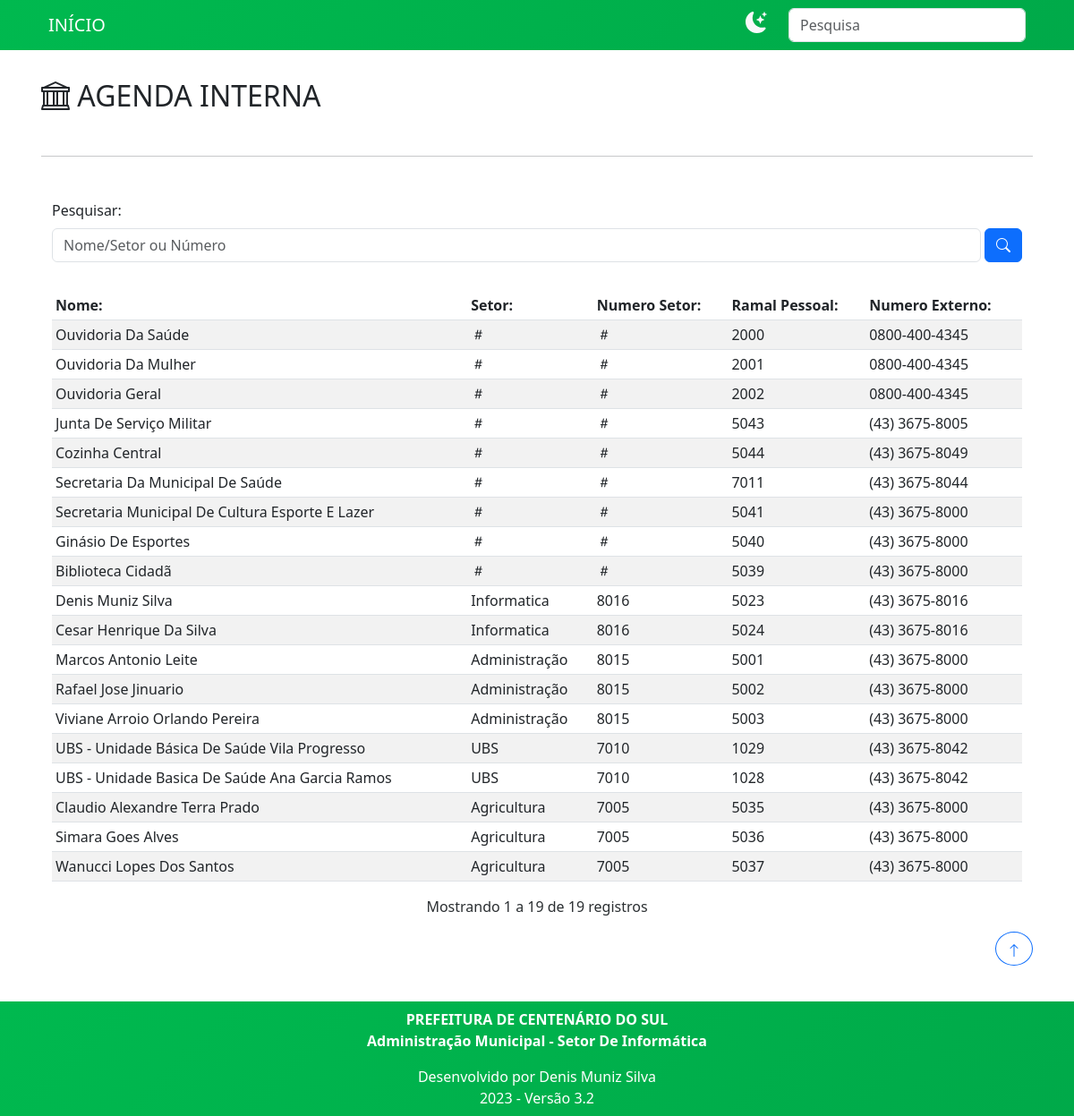
/agenda/, run on an earlier commit of the app's database.
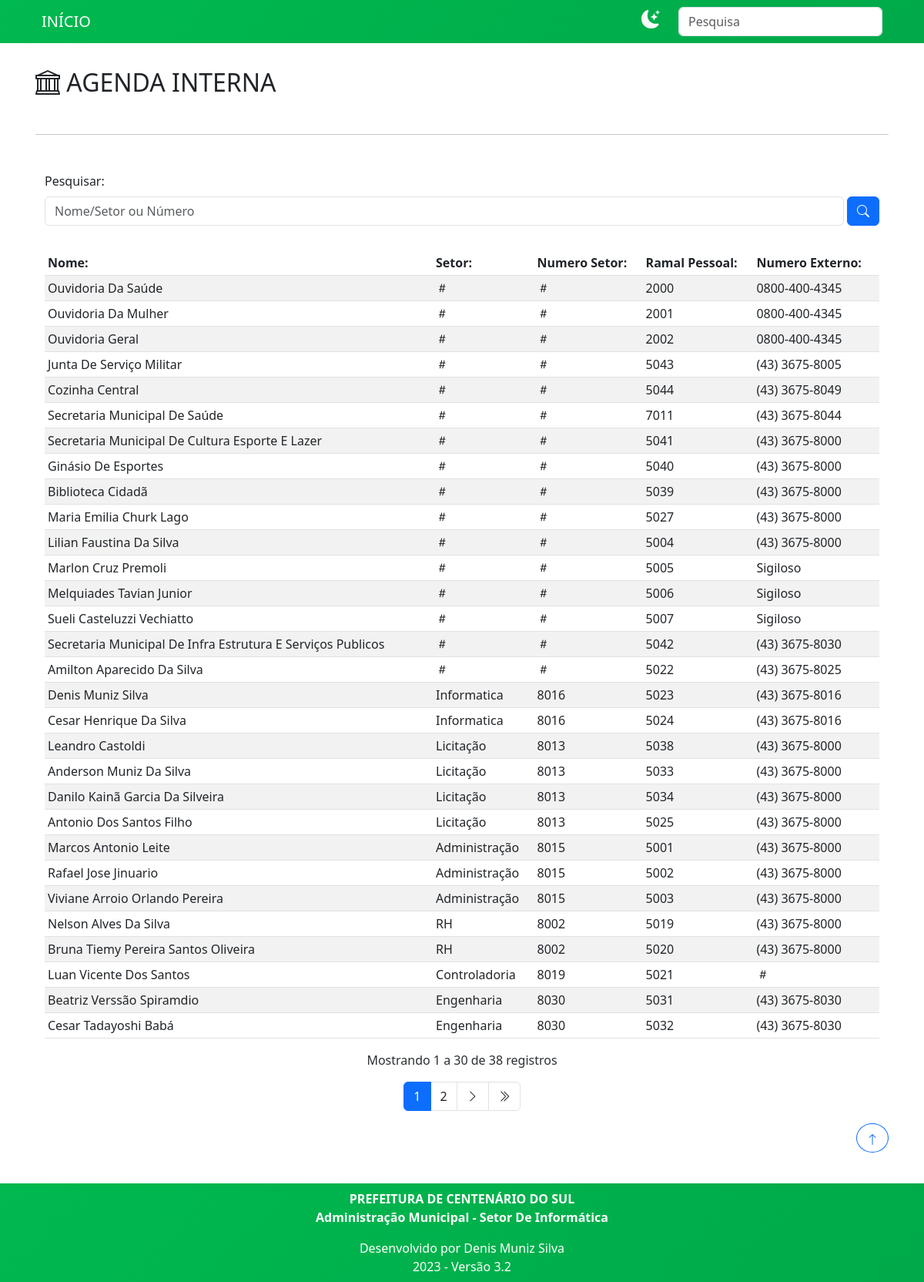
And on a later commit of the database.
### agenda/models.py (models this page shows, shortened)
class Agenda(models.Model):
    data = models.DateTimeField(auto_now_add=True, verbose_name=_('Data'))
    grupo = models.ForeignKey(Grupo, on_delete=models.PROTECT, verbose_name=_('Agenda'), null=True, blank=True)
    pessoa = models.CharField(max_length=200, verbose_name=_('Pessoa'))
    numero_interno = models.CharField(max_length=20, verbose_name=_('Numero Interno'))
    numero_externo = models.CharField(max_length=20, verbose_name=_('Numero Externo'), null=True, blank=True)

class Grupo(models.Model):
    data = models.DateTimeField(auto_now_add=True, verbose_name=_('Data'))
    grupo = models.CharField(max_length=200, verbose_name=_('Grupo'))
    numero = models.CharField(max_length=5, verbose_name=_('Numero'))

### agenda/views.py (the view, shortened to what this page needs)
# urls.py: path('agenda/', v_Agenda.as_view(), name='Agenda'),
class v_Agenda(ListView):
    paginate_by = 30
    model = Agenda
    template_name = 'agenda/index.html'
    def get_queryset(self):
        queryset = super().get_queryset()
        query = self.request.GET.get('q')
        queryset = queryset.order_by('grupo')
        return queryset

### agenda/templates/agenda/index.html (shortened to what this page needs)
{% extends 'base.html' %}
{% load static %}
{% block pagina %}
<h2 class="mt-3 mb-5">
    <i class="bi bi-bank"></i>
    AGENDA INTERNA
</h2>
<hr class="pesquisa mt-5 mb-5">
<div class="container">
    <form method="get">
        <div class="row mb-3">
            <label for="busca" class="form-label">Pesquisar:</label>
            <div class="d-flex align-items-end" id="busca">
                <input type="text" name="q" value="{{ request.GET.q }}" placeholder="Nome/Setor ou Número"
                    class="form-control me-1">
                <button type="submit" title="Pesquisar Registros" class="btn btn-primary">
                    <i class="bi bi-search" id="lupacep"></i>
                </button>
            </div>
        </div>
    </form>
    <div class="table-responsive">
        <table class="table table-sm table-striped mt-3">
            <thead>
                <tr>
                    <th scope="col">Nome:</th>
                    <th scope="col">Setor:</th>
                    <th scope="col">Numero Setor:</th>
                    <th scope="col">Ramal Pessoal:</th>
                    <th scope="col">Numero Externo:</th>
                </tr>
            </thead>
            <tbody>
                {% for item in object_list %}
                <tr>
                    <td class="text-capitalize">
                        {{ item.pessoa }}
                    </td>
                    <td>
                        {% if item.grupo.grupo %}
                            {{ item.grupo.grupo }}
                        {% else %}
                            <i class="bi bi-hash"></i>
                        {% endif %}
                    </td>
                    <td>
                        {% if item.grupo.numero %}
                            {{ item.grupo.numero }}
                        {% else %}
                            <i class="bi bi-hash"></i>
                        {% endif %}
                    </td>
                    <td>
                        {% if item.numero_interno %}
                            {{ item.numero_interno }}
                        {% else %}
                            <i class="bi bi-hash"></i>
                        {% endif %}
                    </td>
                    <td>
                        {% if item.numero_externo %}
                            {{ item.numero_externo }}
                        {% else %}
                            <i class="bi bi-hash"></i>
                        {% endif %}
                    </td>
                </tr>
                {% endfor %}
            </tbody>
        </table>
    </div>
</div>
{% if page_obj.paginator.count > 0 %}
    <div class="text-center fw-lighter text-secondary-emphasis mb-3">
        Mostrando {{ page_obj.start_index }} a {{ page_obj.end_index }} de {{ page_obj.paginator.count }} registros
    </div>
{% endif %}
{% if paginator.num_pages > 1 %}
<nav class="container d-flex justify-content-center">
    <ul class="pagination">
        {% for i in page_obj.paginator.page_range %}
        {% if page_obj.number == i %}
            <li class="page-item btn-paginacao active">
                <a class="page-link" href="#">{{ i }} </a>
            </li>
        {% else %}
            <li class="page-item btn-paginacao">
                <a class="page-link text-dark" href="?page={{ i }}">{{ i }}</a>
            </li>
        {% endif %}
        {% endfor %}
        {% if page_obj.has_next %}
            <li class="page-item btn-paginacao">
                <a class="page-link text-dark" href="?page={{ page_obj.next_page_number }}">
                    <i class="bi bi-chevron-right"></i>
                </a>
            </li>
            <li class="page-item btn-paginacao">
                <a class="page-link text-dark" href="?page={{ page_obj.paginator.num_pages }}">
                    <i class="bi bi-chevron-double-right"></i>
                </a>
            </li>
        {% endif %}
    </ul>
</nav>
{% endif %}
{% endblock pagina %}

### templates/base.html (shortened to what this page needs)
<!doctype html>
{% load static %}
<html lang="pt-br" data-bs-theme="light">
<head>
    <link rel="stylesheet" href="https://cdn.jsdelivr.net/npm/bootstrap-icons@1.10.5/font/bootstrap-icons.css">
    <link rel="stylesheet" href="{% static 'css/Bootstrap.v5.3.0.css' %}">
    <link rel="stylesheet" href="{% static 'css/main.css' %}">
</head>
<body class="">
    {% include 'menu.html' %}
    <div class="pt-3 ps-3 pe-3 container botao-hover">
        {% block pagina %}{% endblock pagina %}
    </div>
    {% block topo %}
    <div class="pb-3 ps-3 pe-3 container">
        <div class="clearfix pb-4">
            <a href="#topo" class="float-end text-decoration-none text-reset ms-2">
                <button type="button" class="btn btn-outline-primary rounded-circle">
                    <svg xmlns="http://www.w3.org/2000/svg" width="16" height="16" fill="currentColor"
                        class="bi bi-arrow-up" viewBox="0 0 16 16">
                        <path fill-rule="evenodd"
                            d="M8 15a.5.5 0 0 0 .5-.5V2.707l3.146 3.147a.5.5 0 0 0 .708-.708l-4-4a.5.5 0 0 0-.708 0l-4 4a.5.5 0 1 0 .708.708L7.5 2.707V14.5a.5.5 0 0 0 .5.5z" />
                    </svg>
                </button>
            </a>
        </div>
    </div>
    {% endblock topo %}
    {% block rodape %}
        {% include 'footer.html' %}
    {% endblock rodape %}
</body>
</html>

### templates/menu.html (shortened to what this page needs)
<header class="corPrimaria sticky-top">
    <div class="container">
        <nav class="navbar navbar-expand-lg">
            <div class="container-fluid">
                <a class="navbar-brand" href="{% url 'inicio' %}">INÍCIO</a>
                <div class="collapse navbar-collapse justify-content-end p-0" id="navbarSupportedContent">
                    <div class="d-flex" >
                        {% include "tema.html" %}
                        <form role="search">
                            <input class="form-control me-2" type="search" onkeyup="search_pag()" placeholder="Pesquisa"
                                aria-label="Pesquisa" id="searchbar">
                        </form>
                    </div>
                </div>
            </div>
        </nav>
    </div>
</header>

### templates/tema.html (shortened to what this page needs)
<ul class="navbar-nav ">
    <li class="navbar-item">
        <button class="btn btn-sm text-light me-3 border-0" type="button" onclick="CapTheme()" id="current-theme" title="Tema">
        </button>
    </li>
</ul>

### templates/footer.html
<footer class="corPrimaria sticky-botton">
    <div class="text-center p-2">
        <p class="fw-semibold container-fluid ">
            PREFEITURA DE CENTENÁRIO DO SUL<br>
            Administração Municipal - Setor De Informática
        </p>
        <p class="p-0 m-0 g-0">
            Desenvolvido por Denis Muniz Silva<br>
            2023 - Versão 3.2
        </p>
    </div>
</footer>

### static/css/main.css (style rules this page uses)
.corPrimaria { background: rgb(0,122,55); background: linear-gradient(-45deg, #007A37, #00B94F); background-size: 400% 400%; animation: Gradient 10s ease infinite; color: #fff; }
.corPrimaria a { background: #00000000; color: #fff; }

What changed in the data, as far as the page shows it:
no longer on this page (row unchanged): Agenda: pessoa "UBS - Unidade Básica De Saúde Vila Progresso", grupo.grupo "UBS", grupo.numero "7010", numero_interno "1029", numero_externo "(43) 3675-8042"
no longer on this page (row unchanged): Agenda: pessoa "UBS - Unidade Basica De Saúde Ana Garcia Ramos", grupo.grupo "UBS", grupo.numero "7010", numero_interno "1028", numero_externo "(43) 3675-8042"
no longer on this page (row unchanged): Agenda: pessoa "Claudio Alexandre Terra Prado", grupo.grupo "Agricultura", grupo.numero "7005", numero_interno "5035", numero_externo "(43) 3675-8000"
no longer on this page (row unchanged): Agenda: pessoa "Simara Goes Alves", grupo.grupo "Agricultura", grupo.numero "7005", numero_interno "5036", numero_externo "(43) 3675-8000"
no longer on this page (row unchanged): Agenda: pessoa "Wanucci Lopes Dos Santos", grupo.grupo "Agricultura", grupo.numero "7005", numero_interno "5037", numero_externo "(43) 3675-8000"
changed Agenda: pessoa "Secretaria Da Municipal De Saúde" → "Secretaria Municipal De Saúde"
added Agenda: pessoa "Maria Emilia Churk Lago", numero_interno "5027", numero_externo "(43) 3675-8000"
added Agenda: pessoa "Lilian Faustina Da Silva", numero_interno "5004", numero_externo "(43) 3675-8000"
added Agenda: pessoa "Marlon Cruz Premoli", numero_interno "5005", numero_externo "Sigiloso"
added Agenda: pessoa "Melquiades Tavian Junior", numero_interno "5006", numero_externo "Sigiloso"
added Agenda: pessoa "Sueli Casteluzzi Vechiatto", numero_interno "5007", numero_externo "Sigiloso"
added Agenda: pessoa "Secretaria Municipal De Infra Estrutura E Serviços Publicos", numero_interno "5042", numero_externo "(43) 3675-8030"
added Agenda: pessoa "Amilton Aparecido Da Silva", numero_interno "5022", numero_externo "(43) 3675-8025"
added Agenda: pessoa "Leandro Castoldi", grupo.grupo "Licitação", grupo.numero "8013", numero_interno "5038", numero_externo "(43) 3675-8000"
added Agenda: pessoa "Anderson Muniz Da Silva", grupo.grupo "Licitação", grupo.numero "8013", numero_interno "5033", numero_externo "(43) 3675-8000"
added Agenda: pessoa "Danilo Kainã Garcia Da Silveira", grupo.grupo "Licitação", grupo.numero "8013", numero_interno "5034", numero_externo "(43) 3675-8000"
added Agenda: pessoa "Antonio Dos Santos Filho", grupo.grupo "Licitação", grupo.numero "8013", numero_interno "5025", numero_externo "(43) 3675-8000"
added Agenda: pessoa "Nelson Alves Da Silva", grupo.grupo "RH", grupo.numero "8002", numero_interno "5019", numero_externo "(43) 3675-8000"
added Agenda: pessoa "Bruna Tiemy Pereira Santos Oliveira", grupo.grupo "RH", grupo.numero "8002", numero_interno "5020", numero_externo "(43) 3675-8000"
added Agenda: pessoa "Luan Vicente Dos Santos", grupo.grupo "Controladoria", grupo.numero "8019", numero_interno "5021"
added Agenda: pessoa "Beatriz Verssão Spiramdio", grupo.grupo "Engenharia", grupo.numero "8030", numero_interno "5031", numero_externo "(43) 3675-8030"
added Agenda: pessoa "Cesar Tadayoshi Babá", grupo.grupo "Engenharia", grupo.numero "8030", numero_interno "5032", numero_externo "(43) 3675-8030"
Also different on the page:
{{ page_obj.end_index }}: "19" → "30"
{{ page_obj.paginator.count }}: "19" → "38"
new list line: "1"
new list line: "2"
